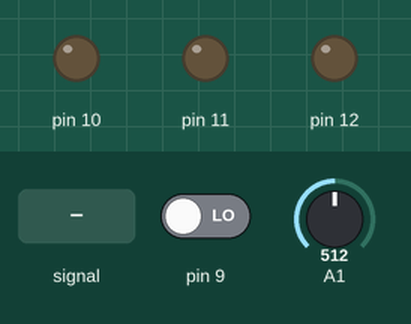
Bench run of a sketch on a simulated Arduino Uno, built with avr-gcc and run on an emulated ATmega328P. Shown: output pins drawn as LEDs (lit = HIGH). Dashed ring = blinking. The inputs (shaded band) are chosen by the test bench; at power-on: pin 9 LOW, A1 = 512.

Above: at 1.2 s.
1.3 s: A1 fed a 200 Hz sine of ±81 counts around its level
At 1.4 s:
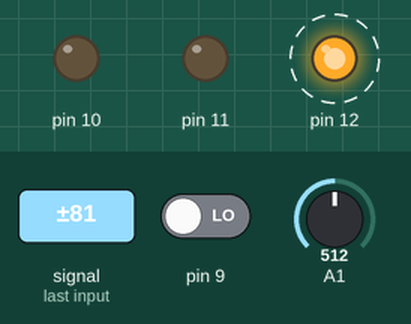
4.3 s: pin 9 driven HIGH
At 5.24 s:
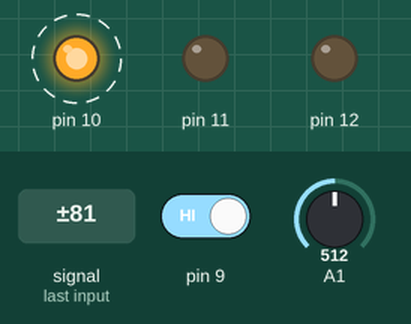
7.3 s: pin 9 driven LOW
At 10.2 s:
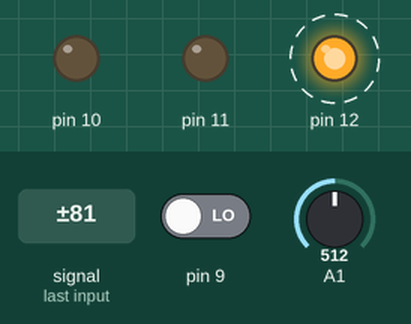
10.3 s: A1 set to 490
At 11.2 s:
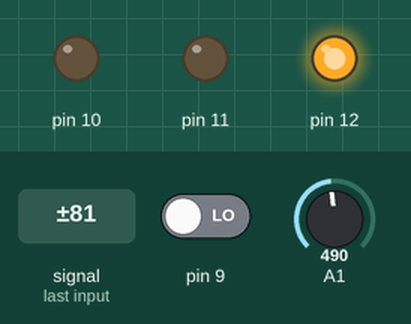
11.8 s: A1 set to 515
At 12.5 s:
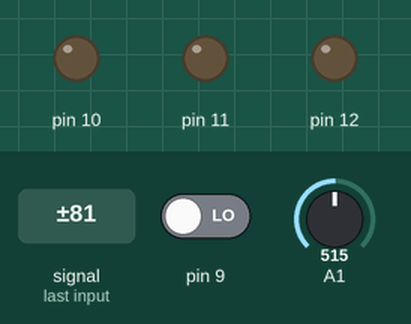
Timing chart, 0 to 14.3 s (numbered marks = the images above; inputs shaded):
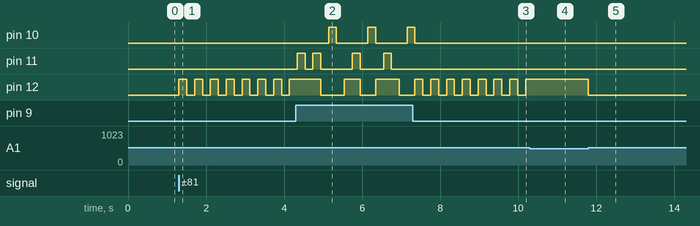

The sketch:

ModeComplexe.ino
```cpp
// Code generated by ArduinoML
// Structural concepts
void setup() {
	pinMode(1, INPUT);
	pinMode(12, OUTPUT);
}

//Behavioral concepts
long time=0;
long debounce = 200;
long analog=0;

void mode_jour() {
	//setup bricks
	pinMode(9, INPUT);
	pinMode(10, OUTPUT);
	//initial state
	state_jour_off();
}

void reset_jour() {
	digitalWrite(10, LOW);
}

void jour_to_nuit(){
	boolean guard = millis() - time > debounce;
	if( analogRead(1) < 500 && guard ) {
		reset_jour();
		time = millis();
		mode_nuit();
	}
}
void state_jour_off() {
	digitalWrite(10, LOW);
	digitalWrite(12, LOW);
	boolean guard = millis() - time > debounce;
	jour_to_nuit();
	if( digitalRead(9) == HIGH && guard ) {
		time = millis();
		state_jour_on();
	}
	else {
		state_jour_off();
	}
}

void state_jour_on() {
	digitalWrite(10, HIGH);
	boolean guard = millis() - time > debounce;
	jour_to_nuit();
	if( digitalRead(9) == HIGH && guard ) {
		time = millis();
		state_jour_off();
	}
	else {
		state_jour_on();
	}
}

void mode_nuit() {
	//setup bricks
	pinMode(9, INPUT);
	pinMode(11, OUTPUT);
	//initial state
	state_nuit_off();
}

void reset_nuit() {
	digitalWrite(11, LOW);
}

void nuit_to_jour(){
	boolean guard = millis() - time > debounce;
	if( analogRead(1) >= 500 && guard ) {
		reset_nuit();
		time = millis();
		mode_jour();
	}
}
void state_nuit_off() {
	digitalWrite(11, LOW);
	digitalWrite(12, HIGH);
	boolean guard = millis() - time > debounce;
	nuit_to_jour();
	if( digitalRead(9) == HIGH && guard ) {
		time = millis();
		state_nuit_on();
	}
	else {
		state_nuit_off();
	}
}

void state_nuit_on() {
	digitalWrite(11, HIGH);
	boolean guard = millis() - time > debounce;
	nuit_to_jour();
	if( digitalRead(9) == HIGH && guard ) {
		time = millis();
		state_nuit_off();
	}
	else {
		state_nuit_on();
	}
}

void loop() {mode_jour();} // Entering init mode
```

Measured:
- the behaviour switches between 499 and 500 on A1 (found by bisection; images 4 and 5)
- after the input at 1.3 s, pin 12: alternates HIGH for 0.20 s and LOW for 0.20 s, starting at once
- after the input at 4.3 s, pin 10: alternates HIGH for 0.20 s and LOW for 0.80 s, starting after 0.84 s; pin 11: LOW → HIGH at once, → LOW 0.20 s later, → HIGH 0.20 s later, → LOW 0.20 s later, … (8 changes in this stretch)
- after the input at 7.3 s, pin 10: goes on until 7.4 s, then stays LOW; pin 11: stays LOW (without the input it goes to HIGH after 1.3 s)
- after the input at 10.3 s, pin 12: stops changing and stays HIGH
- after the input at 11.8 s, pin 12: HIGH → LOW at once
